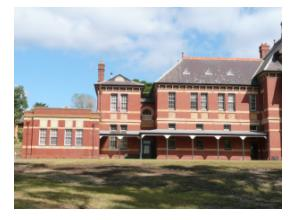
//> input picture Project/1.jpg, 292 x 220 px
$ ./ks_image_stitch   (built with g++ and OpenCV 4)
//> lines starting //> are read from the running program, lines starting //| are printed output that depends on the picture
#include <stdio.h>
#include <iostream>
#include "opencv2/core.hpp"
#include "opencv2/features2d.hpp"
#include "opencv2/highgui.hpp"
#include "opencv2/xfeatures2d.hpp"
#include "opencv2/calib3d/calib3d.hpp"
#include "opencv2/opencv.hpp"
#include "opencv2/stitching.hpp"
#include "opencv2/core/ocl.hpp"

using namespace cv;
using namespace cv::xfeatures2d;
using namespace std;
using namespace cuda;


/** @function main */
int main(int argc, char** argv)
{
	//cv::ocl::setUseOpenCL(false);

	//namedWindow("Matches", CV_WINDOW_FREERATIO);
	//namedWindow("Panorama", CV_WINDOW_FREERATIO);

	Mat img_1 = imread("./1.jpg", CV_LOAD_IMAGE_UNCHANGED);
//> img_1 is the input picture: 220 rows x 292 cols, CV_8UC3; mean B, G, R 159.3, 162.3, 166.5
	Mat img_2 = imread("./2.jpg", CV_LOAD_IMAGE_UNCHANGED);
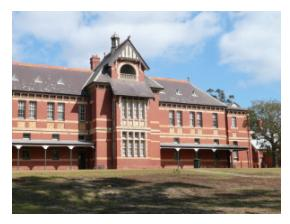
//> input picture Project/2.jpg, 290 x 224 px
//> img_2 is the input picture: 224 rows x 290 cols, CV_8UC3; mean B, G, R 156, 157.3, 162.3

	//Mat img_1 = imread("E:/OneDrive - Arizona State University/MS/DIVP/standard_images/lena.jpg");
	//Mat img_2 = imread("E:/OneDrive - Arizona State University/MS/DIVP/standard_images/zebras.jpg");
	resize(img_1, img_1, Size(256, 256));
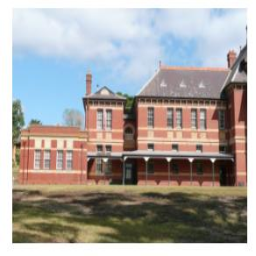
//> img_1: 256 rows x 256 cols, CV_8UC3; mean B, G, R 159.2, 162.2, 166.3
	resize(img_2, img_2, Size(256, 256));
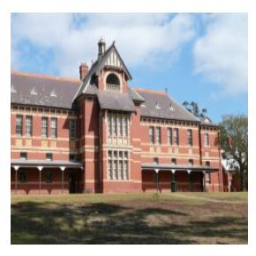
//> img_2: 256 rows x 256 cols, CV_8UC3; mean B, G, R 156, 157.3, 162.2

	bool try_use_gpu = true;
	//Stitcher::Mode mode = Stitcher::PANORAMA;
//> (the run ends here: the program needs code that is not available in this run, at `Stitcher stitcher = Stitcher::createDefault(true);`)
